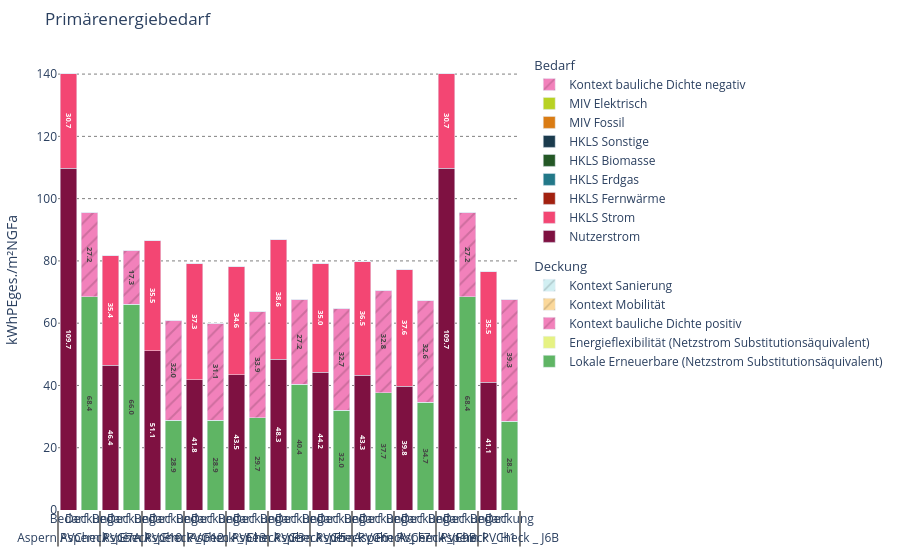

Notebook code for this chart:
### Markdown cell above
## Interpretation

The heatmaps and duration curves complement the annual indicators:

- **Peak magnitude** indicates the maximum local power that may affect connection or grid-capacity requirements.
- **Duration at high power** indicates whether these peaks are isolated events or persistent operating conditions.
- **PV feed-in versus grid draw** shows whether export peaks are of a similar, smaller, or larger magnitude than the district's expected import peaks.
- **Seasonal and hourly timing** helps distinguish PV-driven daytime/summer export stress from demand-driven grid draw.

The analysis is intentionally based on hourly district energy balances. It characterizes expected grid-facing power profiles, but does not replace a detailed electrical network calculation with voltage, line-loading, transformer, or power-flow constraints.

### Code cell
from pexl import reporting
from pexl.plot import plotly


report = reporting.materialize(
    project.view,
    "primary_energy_balance",
)

fig = plotly.render(report)
fig.show()

### Figure 1 — Plotly figure (JSON) as saved in the notebook; plotly's stock layout.template omitted (floating-point values rounded to 4 significant figures)
{"data": [{"hovertemplate": "<b>Nutzerstrom</b><br>Wert: %{y:.1f}<extra></extra>", "insidetextanchor": "middle", "legendgroup": "Bedarf", "legendgrouptitle": {"text": "Bedarf"}, "marker": {"color": "#7e1141"}, "name": "Nutzerstrom", "text": ["109.68393892107251", "46.412652344715255", "51.09159121884017", "41.772422028133214", "43.51524917523822", "48.34121873324825", "44.199691706703604", "43.269192201501696", "39.785566227928854", "109.68393892107251", "41.08254583047419"], "textposition": "inside", "texttemplate": "<b>%{y:.1f}</b>", "type": "bar", "x": [["Aspern PVCheck _ E7A", "Aspern PVCheck _ F10", "Aspern PVCheck _ F12", "Aspern PVCheck _ F13", "Aspern PVCheck _ F3", "Aspern PVCheck _ F5", "Aspern PVCheck _ F6", "Aspern PVCheck _ F7", "Aspern PVCheck _ F9B", "Aspern PVCheck _ H1", "Aspern PVCheck _ J6B"], ["Bedarf", "Bedarf", "Bedarf", "Bedarf", "Bedarf", "Bedarf", "Bedarf", "Bedarf", "Bedarf", "Bedarf", "Bedarf"]], "y": [109.7, 46.41, 51.09, 41.77, 43.52, 48.34, 44.2, 43.27, 39.79, 109.7, 41.08]}, {"hovertemplate": "<b>HKLS Strom</b><br>Wert: %{y:.1f}<extra></extra>", "insidetextanchor": "middle", "legendgroup": "Bedarf", "legendgrouptitle": {"text": "Bedarf"}, "marker": {"color": "#f34673"}, "name": "HKLS Strom", "text": ["30.667562869274057", "35.39684602291266", "35.4945418107509", "37.31771584290323", "34.64448796883617", "38.63828922748099", "35.031796678913516", "36.52822461348916", "37.5804612925598", "30.667562869274057", "35.51003733031857"], "textposition": "inside", "texttemplate": "<b>%{y:.1f}</b>", "type": "bar", "x": [["Aspern PVCheck _ E7A", "Aspern PVCheck _ F10", "Aspern PVCheck _ F12", "Aspern PVCheck _ F13", "Aspern PVCheck _ F3", "Aspern PVCheck _ F5", "Aspern PVCheck _ F6", "Aspern PVCheck _ F7", "Aspern PVCheck _ F9B", "Aspern PVCheck _ H1", "Aspern PVCheck _ J6B"], ["Bedarf", "Bedarf", "Bedarf", "Bedarf", "Bedarf", "Bedarf", "Bedarf", "Bedarf", "Bedarf", "Bedarf", "Bedarf"]], "y": [30.67, 35.4, 35.49, 37.32, 34.64, 38.64, 35.03, 36.53, 37.58, 30.67, 35.51]}, {"hovertemplate": "<b>HKLS Fernwärme</b><br>Wert: %{y:.1f}<extra></extra>", "insidetextanchor": "middle", "legendgroup": "Bedarf", "legendgrouptitle": {"text": "Bedarf"}, "marker": {"color": "#a22110"}, "name": "HKLS Fernwärme", "text": ["0", "0", "0", "0", "0", "0", "0", "0", "0", "0", "0"], "textposition": "inside", "texttemplate": "<b>%{y:.1f}</b>", "type": "bar", "x": [["Aspern PVCheck _ E7A", "Aspern PVCheck _ F10", "Aspern PVCheck _ F12", "Aspern PVCheck _ F13", "Aspern PVCheck _ F3", "Aspern PVCheck _ F5", "Aspern PVCheck _ F6", "Aspern PVCheck _ F7", "Aspern PVCheck _ F9B", "Aspern PVCheck _ H1", "Aspern PVCheck _ J6B"], ["Bedarf", "Bedarf", "Bedarf", "Bedarf", "Bedarf", "Bedarf", "Bedarf", "Bedarf", "Bedarf", "Bedarf", "Bedarf"]], "y": [0, 0, 0, 0, 0, 0, 0, 0, 0, 0, 0]}, {"hovertemplate": "<b>HKLS Erdgas</b><br>Wert: %{y:.1f}<extra></extra>", "insidetextanchor": "middle", "legendgroup": "Bedarf", "legendgrouptitle": {"text": "Bedarf"}, "marker": {"color": "#227888"}, "name": "HKLS Erdgas", "text": ["0", "0", "0", "0", "0", "0", "0", "0", "0", "0", "0"], "textposition": "inside", "texttemplate": "<b>%{y:.1f}</b>", "type": "bar", "x": [["Aspern PVCheck _ E7A", "Aspern PVCheck _ F10", "Aspern PVCheck _ F12", "Aspern PVCheck _ F13", "Aspern PVCheck _ F3", "Aspern PVCheck _ F5", "Aspern PVCheck _ F6", "Aspern PVCheck _ F7", "Aspern PVCheck _ F9B", "Aspern PVCheck _ H1", "Aspern PVCheck _ J6B"], ["Bedarf", "Bedarf", "Bedarf", "Bedarf", "Bedarf", "Bedarf", "Bedarf", "Bedarf", "Bedarf", "Bedarf", "Bedarf"]], "y": [0, 0, 0, 0, 0, 0, 0, 0, 0, 0, 0]}, {"hovertemplate": "<b>HKLS Biomasse</b><br>Wert: %{y:.1f}<extra></extra>", "insidetextanchor": "middle", "legendgroup": "Bedarf", "legendgrouptitle": {"text": "Bedarf"}, "marker": {"color": "#245826"}, "name": "HKLS Biomasse", "text": ["0", "0", "0", "0", "0", "0", "0", "0", "0", "0", "0"], "textposition": "inside", "texttemplate": "<b>%{y:.1f}</b>", "type": "bar", "x": [["Aspern PVCheck _ E7A", "Aspern PVCheck _ F10", "Aspern PVCheck _ F12", "Aspern PVCheck _ F13", "Aspern PVCheck _ F3", "Aspern PVCheck _ F5", "Aspern PVCheck _ F6", "Aspern PVCheck _ F7", "Aspern PVCheck _ F9B", "Aspern PVCheck _ H1", "Aspern PVCheck _ J6B"], ["Bedarf", "Bedarf", "Bedarf", "Bedarf", "Bedarf", "Bedarf", "Bedarf", "Bedarf", "Bedarf", "Bedarf", "Bedarf"]], "y": [0, 0, 0, 0, 0, 0, 0, 0, 0, 0, 0]}, {"hovertemplate": "<b>HKLS Sonstige</b><br>Wert: %{y:.1f}<extra></extra>", "insidetextanchor": "middle", "legendgroup": "Bedarf", "legendgrouptitle": {"text": "Bedarf"}, "marker": {"color": "#1b3b4d"}, "name": "HKLS Sonstige", "text": ["0", "0", "0", "0", "0", "0", "0", "0", "0", "0", "0"], "textposition": "inside", "texttemplate": "<b>%{y:.1f}</b>", "type": "bar", "x": [["Aspern PVCheck _ E7A", "Aspern PVCheck _ F10", "Aspern PVCheck _ F12", "Aspern PVCheck _ F13", "Aspern PVCheck _ F3", "Aspern PVCheck _ F5", "Aspern PVCheck _ F6", "Aspern PVCheck _ F7", "Aspern PVCheck _ F9B", "Aspern PVCheck _ H1", "Aspern PVCheck _ J6B"], ["Bedarf", "Bedarf", "Bedarf", "Bedarf", "Bedarf", "Bedarf", "Bedarf", "Bedarf", "Bedarf", "Bedarf", "Bedarf"]], "y": [0, 0, 0, 0, 0, 0, 0, 0, 0, 0, 0]}, {"hovertemplate": "<b>MIV Fossil</b><br>Wert: %{y:.1f}<extra></extra>", "insidetextanchor": "middle", "legendgroup": "Bedarf", "legendgrouptitle": {"text": "Bedarf"}, "marker": {"color": "#da7c14"}, "name": "MIV Fossil", "text": ["0", "0", "0", "0", "0", "0", "0", "0", "0", "0", "0"], "textposition": "inside", "texttemplate": "<b>%{y:.1f}</b>", "type": "bar", "x": [["Aspern PVCheck _ E7A", "Aspern PVCheck _ F10", "Aspern PVCheck _ F12", "Aspern PVCheck _ F13", "Aspern PVCheck _ F3", "Aspern PVCheck _ F5", "Aspern PVCheck _ F6", "Aspern PVCheck _ F7", "Aspern PVCheck _ F9B", "Aspern PVCheck _ H1", "Aspern PVCheck _ J6B"], ["Bedarf", "Bedarf", "Bedarf", "Bedarf", "Bedarf", "Bedarf", "Bedarf", "Bedarf", "Bedarf", "Bedarf", "Bedarf"]], "y": [0, 0, 0, 0, 0, 0, 0, 0, 0, 0, 0]}, {"hovertemplate": "<b>MIV Elektrisch</b><br>Wert: %{y:.1f}<extra></extra>", "insidetextanchor": "middle", "legendgroup": "Bedarf", "legendgrouptitle": {"text": "Bedarf"}, "marker": {"color": "#b8d223"}, "name": "MIV Elektrisch", "text": ["0", "0", "0", "0", "0", "0", "0", "0", "0", "0", "0"], "textposition": "inside", "texttemplate": "<b>%{y:.1f}</b>", "type": "bar", "x": [["Aspern PVCheck _ E7A", "Aspern PVCheck _ F10", "Aspern PVCheck _ F12", "Aspern PVCheck _ F13", "Aspern PVCheck _ F3", "Aspern PVCheck _ F5", "Aspern PVCheck _ F6", "Aspern PVCheck _ F7", "Aspern PVCheck _ F9B", "Aspern PVCheck _ H1", "Aspern PVCheck _ J6B"], ["Bedarf", "Bedarf", "Bedarf", "Bedarf", "Bedarf", "Bedarf", "Bedarf", "Bedarf", "Bedarf", "Bedarf", "Bedarf"]], "y": [0, 0, 0, 0, 0, 0, 0, 0, 0, 0, 0]}, {"hovertemplate": "<b>Kontext bauliche Dichte negativ</b><br>Wert: %{y:.1f}<extra></extra>", "insidetextanchor": "middle", "legendgroup": "Bedarf", "legendgrouptitle": {"text": "Bedarf"}, "marker": {"color": "#F281BB", "pattern": {"bgcolor": "#F281BB", "fgcolor": "#a95a82", "shape": "/"}}, "name": "Kontext bauliche Dichte negativ", "text": ["0", "0", "0", "0", "0", "0", "0", "0", "0", "0", "0"], "textposition": "inside", "texttemplate": "<b>%{y:.1f}</b>", "type": "bar", "x": [["Aspern PVCheck _ E7A", "Aspern PVCheck _ F10", "Aspern PVCheck _ F12", "Aspern PVCheck _ F13", "Aspern PVCheck _ F3", "Aspern PVCheck _ F5", "Aspern PVCheck _ F6", "Aspern PVCheck _ F7", "Aspern PVCheck _ F9B", "Aspern PVCheck _ H1", "Aspern PVCheck _ J6B"], ["Bedarf", "Bedarf", "Bedarf", "Bedarf", "Bedarf", "Bedarf", "Bedarf", "Bedarf", "Bedarf", "Bedarf", "Bedarf"]], "y": [0, 0, 0, 0, 0, 0, 0, 0, 0, 0, 0]}, {"hovertemplate": "<b>Lokale Erneuerbare (Netzstrom Substitutionsäquivalent)</b><br>Wert: %{y:.1f}<extra></extra>", "insidetextanchor": "middle", "legendgroup": "Deckung", "legendgrouptitle": {"text": "Deckung"}, "marker": {"color": "#5FB564"}, "name": "Lokale Erneuerbare (Netzstrom Substitutionsäquivalent)", "text": ["68.4258350734532", "66.03568882620941", "28.853436606455862", "28.88295811173667", "29.67214537934554", "40.38969824558529", "31.993346787784088", "37.73179507366451", "34.66343957180528", "68.4258350734532", "28.48023952328638"], "textposition": "inside", "texttemplate": "<b>%{y:.1f}</b>", "type": "bar", "x": [["Aspern PVCheck _ E7A", "Aspern PVCheck _ F10", "Aspern PVCheck _ F12", "Aspern PVCheck _ F13", "Aspern PVCheck _ F3", "Aspern PVCheck _ F5", "Aspern PVCheck _ F6", "Aspern PVCheck _ F7", "Aspern PVCheck _ F9B", "Aspern PVCheck _ H1", "Aspern PVCheck _ J6B"], ["Deckung", "Deckung", "Deckung", "Deckung", "Deckung", "Deckung", "Deckung", "Deckung", "Deckung", "Deckung", "Deckung"]], "y": [68.43, 66.04, 28.85, 28.88, 29.67, 40.39, 31.99, 37.73, 34.66, 68.43, 28.48]}, {"hovertemplate": "<b>Energieflexibilität (Netzstrom Substitutionsäquivalent)</b><br>Wert: %{y:.1f}<extra></extra>", "insidetextanchor": "middle", "legendgroup": "Deckung", "legendgrouptitle": {"text": "Deckung"}, "marker": {"color": "#e6f283"}, "name": "Energieflexibilität (Netzstrom Substitutionsäquivalent)", "text": ["0", "0", "0", "0", "0", "0", "0", "0", "0", "0", "0"], "textposition": "inside", "texttemplate": "<b>%{y:.1f}</b>", "type": "bar", "x": [["Aspern PVCheck _ E7A", "Aspern PVCheck _ F10", "Aspern PVCheck _ F12", "Aspern PVCheck _ F13", "Aspern PVCheck _ F3", "Aspern PVCheck _ F5", "Aspern PVCheck _ F6", "Aspern PVCheck _ F7", "Aspern PVCheck _ F9B", "Aspern PVCheck _ H1", "Aspern PVCheck _ J6B"], ["Deckung", "Deckung", "Deckung", "Deckung", "Deckung", "Deckung", "Deckung", "Deckung", "Deckung", "Deckung", "Deckung"]], "y": [0, 0, 0, 0, 0, 0, 0, 0, 0, 0, 0]}, {"hovertemplate": "<b>Kontext bauliche Dichte positiv</b><br>Wert: %{y:.1f}<extra></extra>", "insidetextanchor": "middle", "legendgroup": "Deckung", "legendgrouptitle": {"text": "Deckung"}, "marker": {"color": "#F281BB", "pattern": {"bgcolor": "#F281BB", "fgcolor": "#a95a82", "shape": "/"}}, "name": "Kontext bauliche Dichte positiv", "text": ["27.15116170815624", "17.325056557953257", "32.01995117328333", "31.135555392420752", "33.93344593798543", "27.222718698670054", "32.747696553095096", "32.821529297095964", "32.61672119972733", "27.15116170815624", "39.28708702064897"], "textposition": "inside", "texttemplate": "<b>%{y:.1f}</b>", "type": "bar", "x": [["Aspern PVCheck _ E7A", "Aspern PVCheck _ F10", "Aspern PVCheck _ F12", "Aspern PVCheck _ F13", "Aspern PVCheck _ F3", "Aspern PVCheck _ F5", "Aspern PVCheck _ F6", "Aspern PVCheck _ F7", "Aspern PVCheck _ F9B", "Aspern PVCheck _ H1", "Aspern PVCheck _ J6B"], ["Deckung", "Deckung", "Deckung", "Deckung", "Deckung", "Deckung", "Deckung", "Deckung", "Deckung", "Deckung", "Deckung"]], "y": [27.15, 17.33, 32.02, 31.14, 33.93, 27.22, 32.75, 32.82, 32.62, 27.15, 39.29]}, {"hovertemplate": "<b>Kontext Mobilität</b><br>Wert: %{y:.1f}<extra></extra>", "insidetextanchor": "middle", "legendgroup": "Deckung", "legendgrouptitle": {"text": "Deckung"}, "marker": {"color": "#fbd89a", "pattern": {"bgcolor": "#fbd89a", "fgcolor": "#af976b", "shape": "/"}}, "name": "Kontext Mobilität", "text": ["0", "0", "0", "0", "0", "0", "0", "0", "0", "0", "0"], "textposition": "inside", "texttemplate": "<b>%{y:.1f}</b>", "type": "bar", "x": [["Aspern PVCheck _ E7A", "Aspern PVCheck _ F10", "Aspern PVCheck _ F12", "Aspern PVCheck _ F13", "Aspern PVCheck _ F3", "Aspern PVCheck _ F5", "Aspern PVCheck _ F6", "Aspern PVCheck _ F7", "Aspern PVCheck _ F9B", "Aspern PVCheck _ H1", "Aspern PVCheck _ J6B"], ["Deckung", "Deckung", "Deckung", "Deckung", "Deckung", "Deckung", "Deckung", "Deckung", "Deckung", "Deckung", "Deckung"]], "y": [0, 0, 0, 0, 0, 0, 0, 0, 0, 0, 0]}, {"hovertemplate": "<b>Kontext Sanierung</b><br>Wert: %{y:.1f}<extra></extra>", "insidetextanchor": "middle", "legendgroup": "Deckung", "legendgrouptitle": {"text": "Deckung"}, "marker": {"color": "#d1eff2", "pattern": {"bgcolor": "#d1eff2", "fgcolor": "#92a7a9", "shape": "/"}}, "name": "Kontext Sanierung", "text": ["0", "0", "0", "0", "0", "0", "0", "0", "0", "0", "0"], "textposition": "inside", "texttemplate": "<b>%{y:.1f}</b>", "type": "bar", "x": [["Aspern PVCheck _ E7A", "Aspern PVCheck _ F10", "Aspern PVCheck _ F12", "Aspern PVCheck _ F13", "Aspern PVCheck _ F3", "Aspern PVCheck _ F5", "Aspern PVCheck _ F6", "Aspern PVCheck _ F7", "Aspern PVCheck _ F9B", "Aspern PVCheck _ H1", "Aspern PVCheck _ J6B"], ["Deckung", "Deckung", "Deckung", "Deckung", "Deckung", "Deckung", "Deckung", "Deckung", "Deckung", "Deckung", "Deckung"]], "y": [0, 0, 0, 0, 0, 0, 0, 0, 0, 0, 0]}], "layout": {"barmode": "stack", "legend": {"orientation": "v", "x": 1.02, "xanchor": "left", "y": 1, "yanchor": "top"}, "margin": {"b": 50, "l": 50, "r": 150, "t": 50}, "paper_bgcolor": "rgba(0,0,0,0)", "plot_bgcolor": "rgba(0,0,0,0)", "title": {"text": "Primärenergiebedarf"}, "xaxis": {"dividercolor": "gray", "dividerwidth": 2, "showgrid": false, "tickangle": 0}, "yaxis": {"gridcolor": "gray", "griddash": "dot", "title": {"text": "kWhPEges./m²NGFa"}}}}
